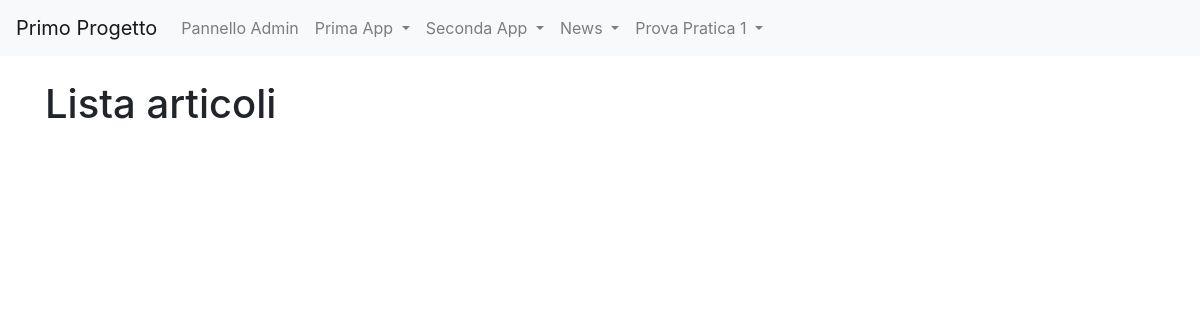
/news/lista_articoli/5, run on an earlier commit of the app's database.
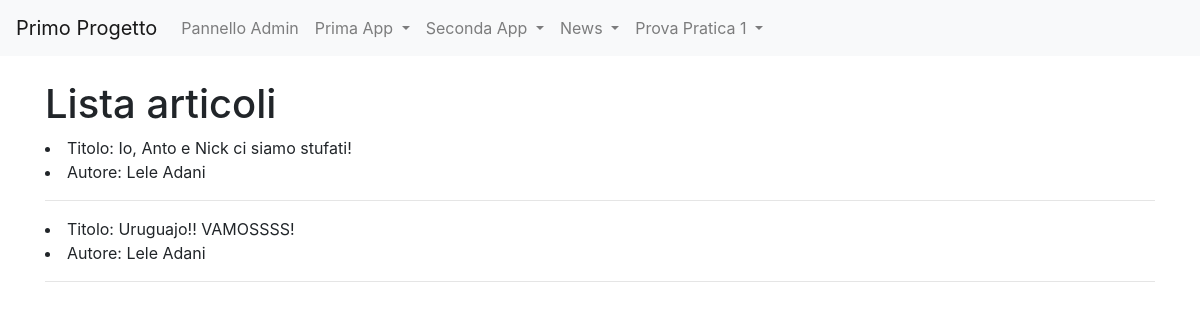
And on a later commit of the database.
### news/models.py (models this page shows, shortened)
class Articolo(models.Model):
    titolo = models.CharField(max_length=100)
    contenuto = models.TextField()
    giornalista = models.ForeignKey(Giornalista, on_delete = models.CASCADE, related_name="articoli")
    data = models.DateField(auto_now = True, blank = True)
    visualizzazioni = models.IntegerField(default = 0, blank = True)
    class Meta:
        verbose_name = "articolo"
        verbose_name_plural = "articoli"

class Giornalista(models.Model):
    nome = models.CharField(max_length=20)
    cognome = models.CharField(max_length=20)
    anno_di_nascita = models.DateField(blank = True)
    def __str__(self):
        return self.nome + " " + self.cognome
    class Meta:
        verbose_name = "Giornalista"
        verbose_name_plural = "Giornalisti"

### news/views.py (the view)
# urls.py: path('lista_articoli/<int:pk>', lista_articoli, name = 'lista_articoli'),
def lista_articoli(request, pk):
    if pk < 1:
        articoli = Articolo.objects.all()
    else:
        articoli = Articolo.objects.filter(giornalista_id = pk)
    context = {
        'articoli' : articoli,
    }
    return render(request, 'lista_articoli.html', context)

### news/templates/lista_articoli.html (shortened to what this page needs)
{% extends "base.html" %}
{% block content %}
    {% if pk %}
        <h1>Articoli di {{ articoli.0.giornalista}} </h1>
        {% for articolo in articoli %}
            <li>Titolo: {{ articolo.titolo }}</li>
            <hr>
        {% endfor %}
    {% else %}
        <h1>Lista articoli</h1>
        {% for articolo in articoli %}
            <li>Titolo: {{ articolo.titolo }}</li>
            <li>Autore: {{ articolo.giornalista }}</li>
            <hr>
        {% endfor %}
    {% endif %}
{% endblock content %}

What changed in the data, as far as the page shows it:
added Articolo: titolo "Io, Anto e Nick ci siamo stufati!", giornalista "Lele Adani"
added Articolo: titolo "Uruguajo!! VAMOSSSS!", giornalista "Lele Adani"
